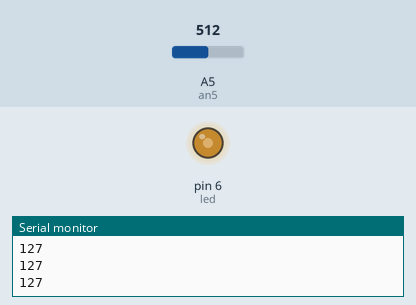
Recording of a sketch running on a simulated Arduino Uno, built with avr-gcc and run on an emulated ATmega328P. Shown: output pins drawn as LEDs (lit = HIGH), the last lines printed to the serial monitor. Inputs (shaded band) come from the test bench; at power-on: A5 (an5) = 512.

Above: at 1.2 s.
1.3 s: A5 (an5) set to 716
At 2.5 s:
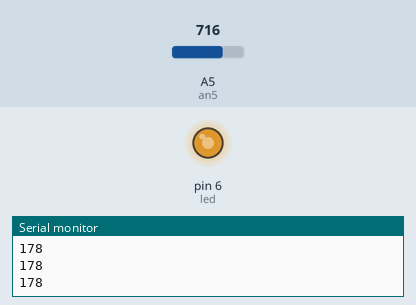
2.8 s: A5 (an5) set to 900
At 3.9 s:
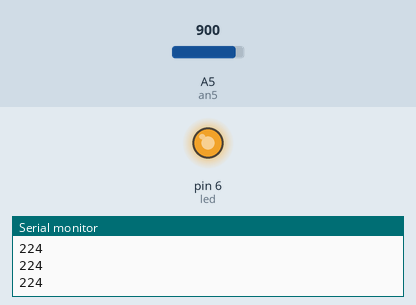
4.3 s: A5 (an5) set to 122
At 5.3 s:
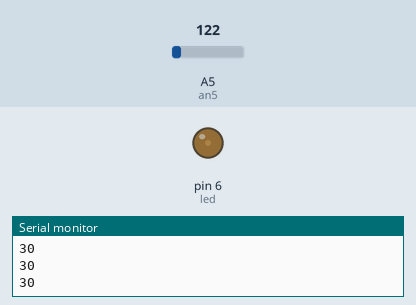
5.8 s: A5 (an5) set to 0
At 6.6 s:
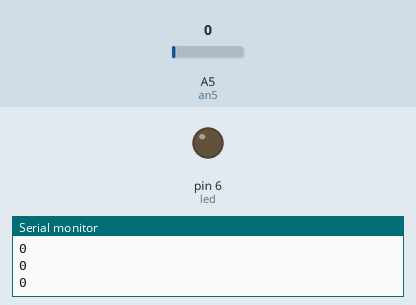
7.3 s: A5 (an5) set to 511
At 7.9 s:
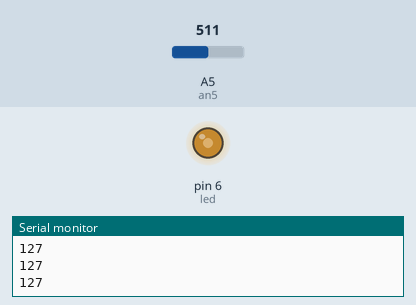
Timing chart, 0 to 9.8 s (numbered marks = the images above; inputs shaded):
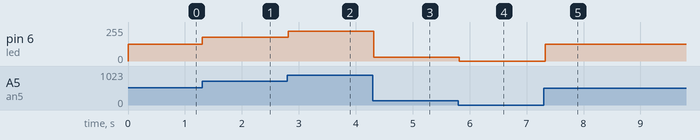

The sketch:

Aula10.ino
```cpp
#define an5 A5
#define led 6

int value;

void setup()
{
  pinMode(an5, INPUT);
  pinMode(led, OUTPUT);


  Serial.begin(9600);
}

void loop()
{
  value = map(analogRead(an5), 0, 1023, 0, 255);

  analogWrite(led,value);
  Serial.println(value);
  delay(100);
}
```

Measured:
- after the input at 1.3 s, pin 6 (led): 127/255 → 178/255 at once
- after the input at 2.8 s, pin 6 (led): 178/255 → 224/255 at once
- after the input at 4.3 s, pin 6 (led): 224/255 → 30/255 at once
- after the input at 5.8 s, pin 6 (led): 30/255 → 0/255 at once
- after the input at 7.3 s, pin 6 (led): 0/255 → 127/255 at once
